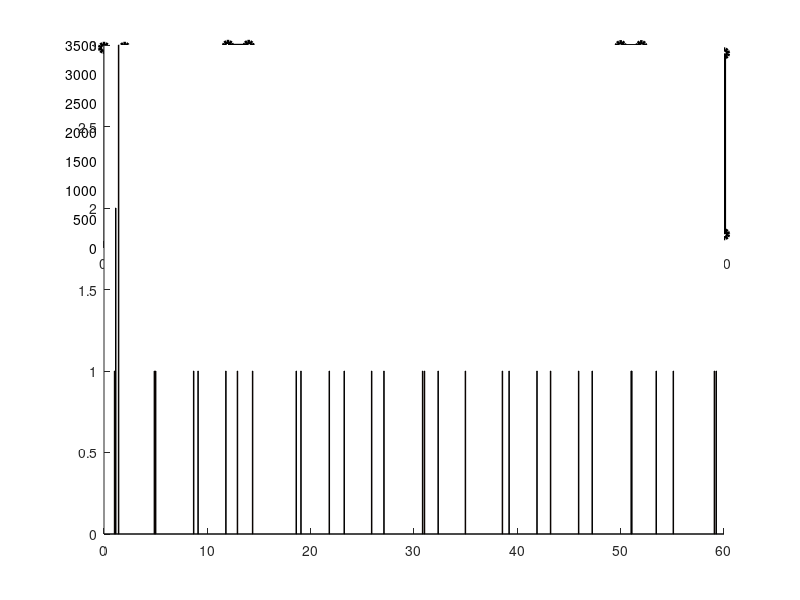

Write MATLAB code to recreate this figure. (Note: this script raises an error after producing the figure.)
clear all;
close all;
% %%%% frame/segment 100, file size for seg0: lay0-97KB, lay1-691KB, lay2-708KB
% %%% fps is 25, 4 seconds per segment
% l1=[1 1 1 1 1];
% l2=[1 1 1 1 1];
% threshold1=[208.604 208.604 208.604 208.604 208.604 208.604 208.604 208.604 208.604 208.604];
% threshold2=[596.307 596.307 596.307 596.307 596.307 596.307 596.307 596.307 596.307 596.307];
% time_slot = 0:2:20;
% 
% %% calculate the selected layer for speed 200KB/s
% bd_200 = [200 204.499 349.135 106.823 267.960];%
% layer_200=[2 2 3 2 3];%0:1 16:2 32:3
% z_200=[l1' (layer_200-l1)' l1']
% %% plot figure1
% figure(1);
% 
% stackedbar = @(x, A) bar(x, A, 0.3,'stack');
% 
% prettyline = @(x, y) plot(x, y, 'k-o', 'LineWidth', 1);
% 
% [hAxes,hBar,hLine] = plotyy(time_slot,z_200,time_slot,bd_200,stackedbar,prettyline);
% set(hAxes,'XTick',time_slot); % Change x-axis ticks
% set(hAxes,'XTickLabel',time_slot); % Change x-axis ticks labels to desired values.
% set(hAxes,'NextPlot','add');
% plot(hAxes(2),time_slot,threshold1,'b-.o');
% axis(hAxes(2),[-2 18 0 500]);
% axis(hAxes(1),[-2 18 0 5]);
% 
% colormap summer;
% title('Layer selection, network speed from 200KB/s to 400KB/s');
% xlabel('Time (s)');
% ylabel(hAxes(1),'Layer ID');
% ylabel(hAxes(2), 'Bandwidth (KB/s)');
% legend(hAxes(1),'layer1','layer2','layer3');
% legend(hAxes(2),'Estimate Bandwidth','Switch threshold','Real Bandwidth');

%%

figure;
subplot(2,1,1);
hold on
%choose level to upload
y_1=[
1
2
3
1
1
1
1
1
1
1
1
1
1
1
1
1
1
1
1
1
1
1
1
1
1
1
1
1
1
1
1
1];

%times of upload
x_1=[
1.022212
1.136939
1.412409
4.876072
4.999371
8.677878
9.104363
11.795814
12.914417
14.381594
18.605304
19.061685
21.802710
23.247467
25.902295
27.093495
30.833713
31.014505
32.338092
34.974603
38.557129
39.203810
41.903261
43.216982
45.933158
47.246839
51.018979
51.079196
53.442285
55.095117
59.071156
59.247122]; 
%simulated bandwith values
y_3=[
3451
203
1817
210
3363
219
3485
240
216
3394
226
1717
222
3161
219
1712
237
1675
235
1965
207
1983
219
1871
226
3480
247
1702
207
3356
231];
stackedbar = @(x, A) bar(x, A,'stack');
prettyline = @(x, y) stairs(x, y, 'k-o', 'LineWidth', 3,'Color','k');

time_slot_2=0:2:60;

[hAxes,hBar,hLine]=plotyy(time_slot_2,y_3,x_1,y_1, prettyline, stackedbar);
set(hAxes,'XTick',time_slot_2); % Change x-axis ticks
layer_id=[0 1 2 3 4 5];
bw=0:500:4000;
set(hAxes(2),'Ytick',layer_id);   %CHANGED
set(hAxes(1),'Ytick',bw);         % CHANGED
colormap summer;

line([0 60],[3101 3101],'LineStyle','--','Linewidth',2,'Color','b');
line([0 60],[1470 1470],'LineStyle','--','Linewidth',2,'Color','c');
line([0 60],[198 198],'LineStyle','--','Linewidth',2,'Color','g');

title('Layer selection, network speed from 200Kb/s to 3500Kb/s');
xlabel('Time (s)');
ylabel(hAxes(2),'Layer ID');    %cHANGED
ylabel(hAxes(1), 'Bandwidth (Kb/s)');   %CHANGED
legend(hAxes(2),'Layer ID','Simulated Bandwidth','Threshold Layer 3','Threshold Layer 2','Threshold Layer 1');
%grid minor
hold off


%%
subplot(2,1,2);
%upload times
x_4= x_1; 
%estimated values of BW
y_4=[
3166.07494507 
3243.69645697 
3265.95305373 
200.280470521 
1690.09469845 
331.662204281 
3194.56039131 
202.757992587 
3027.25222121 
222.445016168 
362.54040646 
3221.11678022 
208.892196416 
1638.21892192 
206.141145027 
3006.17173604 
371.486258638 
1586.79716627 
217.98887987 
1519.1666448 
376.862947163 
1873.87908486 
191.371959675 
1889.53750353 
203.315723035 
1781.48304626 
341.738829874 
3093.07649536 
227.073638945 
1542.52551861 
304.551176711 
3188.76534563 
];

hold on
threshold_values=[0 198 1470 3101];
time_slot_3=[0:2:60]

stairs(time_slot_3,y_3,'Linewidth',2,'Color',[1 0 0]);
stairs(x_4,y_4,'Color','k','Linewidth',2);

line([0 60],[3101 3101],'LineStyle','--','Linewidth',2,'Color','b');
line([0 60],[1470 1470],'LineStyle','--','Linewidth',2,'Color','c');
line([0 60],[198 198],'LineStyle','--','Linewidth',2,'Color','g');

title('Bandwidth estimation, network speed from 200Kb/s to 3500Kb/s');
xlabel('Time (s)');
ylabel('Bandwidth (Kb/s)');
legend('Simulated Bandwidth','Estimated Bandwidth','Threshold Layer 3','Threshold Layer 2','Threshold Layer 1');

%%






























